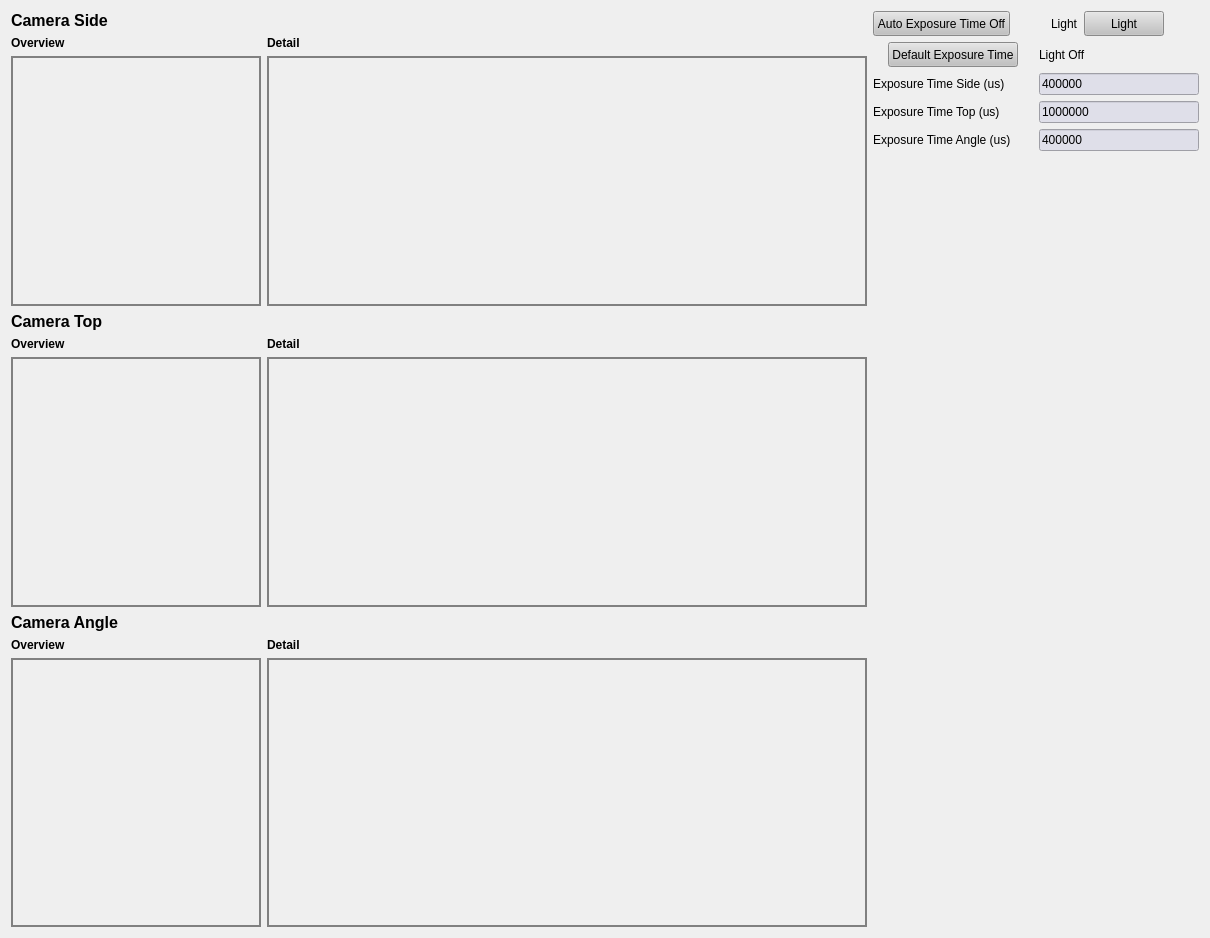
<?xml version="1.0" encoding="UTF-8"?>
<ui version="4.0">
    <class>Cameras_Alignment</class>
    <widget class="QWidget" name="Cameras_Alignment">
        <property name="geometry">
            <rect>
                <x>0</x>
                <y>0</y>
                <width>1210</width>
                <height>938</height>
            </rect>
        </property>
        <property name="windowTitle">
            <string>Form</string>
        </property>
        <layout class="QGridLayout" name="gridLayout_5">
            <item row="0" column="0">
                <layout class="QGridLayout" name="gridLayout_4">
                    <item row="0" column="0">
                        <layout class="QVBoxLayout" name="verticalLayout">
                            <item>
                                <layout class="QGridLayout" name="gridLayout">
                                    <item row="5" column="0">
                                        <widget class="QLabel" name="label_208">
                                            <property name="font">
                                                <font>
                                                    <bold>true</bold>
                                                </font>
                                            </property>
                                            <property name="text">
                                                <string>Overview</string>
                                            </property>
                                        </widget>
                                    </item>
                                    <item row="3" column="4">
                                        <widget class="QLabel" name="cam_s_d">
                                            <property name="sizePolicy">
                                                <sizepolicy hsizetype="Expanding" vsizetype="Expanding">
                                                    <horstretch>2</horstretch>
                                                    <verstretch>1</verstretch>
                                                </sizepolicy>
                                            </property>
                                            <property name="minimumSize">
                                                <size>
                                                    <width>600</width>
                                                    <height>250</height>
                                                </size>
                                            </property>
                                            <property name="maximumSize">
                                                <size>
                                                    <width>16777215</width>
                                                    <height>16777215</height>
                                                </size>
                                            </property>
                                            <property name="styleSheet">
                                                <string notr="true">QWidget{
                                                    border: 2px solid gray;
                                                    }
                                                </string>
                                            </property>
                                            <property name="text">
                                                <string/>
                                            </property>
                                        </widget>
                                    </item>
                                    <item row="5" column="4">
                                        <widget class="QLabel" name="label_209">
                                            <property name="font">
                                                <font>
                                                    <bold>true</bold>
                                                </font>
                                            </property>
                                            <property name="text">
                                                <string>Detail</string>
                                            </property>
                                        </widget>
                                    </item>
                                    <item row="6" column="4">
                                        <widget class="QLabel" name="cam_b_d">
                                            <property name="sizePolicy">
                                                <sizepolicy hsizetype="Expanding" vsizetype="Expanding">
                                                    <horstretch>2</horstretch>
                                                    <verstretch>1</verstretch>
                                                </sizepolicy>
                                            </property>
                                            <property name="minimumSize">
                                                <size>
                                                    <width>600</width>
                                                    <height>250</height>
                                                </size>
                                            </property>
                                            <property name="maximumSize">
                                                <size>
                                                    <width>16777215</width>
                                                    <height>16777215</height>
                                                </size>
                                            </property>
                                            <property name="styleSheet">
                                                <string notr="true">QWidget{
                                                    border: 2px solid gray;
                                                    }
                                                </string>
                                            </property>
                                            <property name="text">
                                                <string/>
                                            </property>
                                        </widget>
                                    </item>
                                    <item row="2" column="4">
                                        <widget class="QLabel" name="label_204">
                                            <property name="font">
                                                <font>
                                                    <bold>true</bold>
                                                </font>
                                            </property>
                                            <property name="text">
                                                <string>Detail</string>
                                            </property>
                                        </widget>
                                    </item>
                                    <item row="3" column="0" colspan="4">
                                        <widget class="QLabel" name="cam_s_o">
                                            <property name="sizePolicy">
                                                <sizepolicy hsizetype="Expanding" vsizetype="Expanding">
                                                    <horstretch>1</horstretch>
                                                    <verstretch>1</verstretch>
                                                </sizepolicy>
                                            </property>
                                            <property name="minimumSize">
                                                <size>
                                                    <width>250</width>
                                                    <height>250</height>
                                                </size>
                                            </property>
                                            <property name="styleSheet">
                                                <string notr="true">QWidget{
                                            border: 2px solid gray;
                                            }
                                        </string>
                                            </property>
                                            <property name="text">
                                                <string/>
                                            </property>
                                        </widget>
                                    </item>
                                    <item row="2" column="0">
                                        <widget class="QLabel" name="label_203">
                                            <property name="font">
                                                <font>
                                                    <bold>true</bold>
                                                </font>
                                            </property>
                                            <property name="text">
                                                <string>Overview</string>
                                            </property>
                                        </widget>
                                    </item>
                                    <item row="6" column="0" colspan="4">
                                        <widget class="QLabel" name="cam_b_o">
                                            <property name="sizePolicy">
                                                <sizepolicy hsizetype="Expanding" vsizetype="Expanding">
                                                    <horstretch>1</horstretch>
                                                    <verstretch>1</verstretch>
                                                </sizepolicy>
                                            </property>
                                            <property name="minimumSize">
                                                <size>
                                                    <width>250</width>
                                                    <height>250</height>
                                                </size>
                                            </property>
                                            <property name="maximumSize">
                                                <size>
                                                    <width>16777215</width>
                                                    <height>16777215</height>
                                                </size>
                                            </property>
                                            <property name="styleSheet">
                                                <string notr="true">QWidget{
                                            border: 2px solid gray;
                                            }
                                        </string>
                                            </property>
                                            <property name="text">
                                                <string/>
                                            </property>
                                        </widget>
                                    </item>
                                    <item row="4" column="0">
                                        <widget class="QLabel" name="label_205">
                                            <property name="font">
                                                <font>
                                                    <pointsize>12</pointsize>
                                                    <bold>true</bold>
                                                </font>
                                            </property>
                                            <property name="text">
                                                <string>Camera Top</string>
                                            </property>
                                        </widget>
                                    </item>
                                    <item row="1" column="0">
                                        <widget class="QLabel" name="label_202">
                                            <property name="font">
                                                <font>
                                                    <pointsize>12</pointsize>
                                                    <bold>true</bold>
                                                </font>
                                            </property>
                                            <property name="text">
                                                <string>Camera Side</string>
                                            </property>
                                        </widget>
                                    </item>
                                </layout>
                            </item>
                            <item>
                                <layout class="QGridLayout" name="gridLayout_3">
                                    <item row="2" column="0">
                                        <widget class="QLabel" name="label_211">
                                            <property name="font">
                                                <font>
                                                    <bold>true</bold>
                                                </font>
                                            </property>
                                            <property name="text">
                                                <string>Overview</string>
                                            </property>
                                        </widget>
                                    </item>
                                    <item row="3" column="0">
                                        <widget class="QLabel" name="cam_angle_o">
                                            <property name="sizePolicy">
                                                <sizepolicy hsizetype="Expanding" vsizetype="Expanding">
                                                    <horstretch>1</horstretch>
                                                    <verstretch>1</verstretch>
                                                </sizepolicy>
                                            </property>
                                            <property name="minimumSize">
                                                <size>
                                                    <width>250</width>
                                                    <height>250</height>
                                                </size>
                                            </property>
                                            <property name="maximumSize">
                                                <size>
                                                    <width>16777215</width>
                                                    <height>16777215</height>
                                                </size>
                                            </property>
                                            <property name="styleSheet">
                                                <string notr="true">QWidget{
                                            border: 2px solid gray;
                                            }
                                        </string>
                                            </property>
                                            <property name="text">
                                                <string/>
                                            </property>
                                        </widget>
                                    </item>
                                    <item row="3" column="1">
                                        <widget class="QLabel" name="cam_angle_d">
                                            <property name="sizePolicy">
                                                <sizepolicy hsizetype="Expanding" vsizetype="Expanding">
                                                    <horstretch>2</horstretch>
                                                    <verstretch>1</verstretch>
                                                </sizepolicy>
                                            </property>
                                            <property name="minimumSize">
                                                <size>
                                                    <width>600</width>
                                                    <height>250</height>
                                                </size>
                                            </property>
                                            <property name="maximumSize">
                                                <size>
                                                    <width>16777215</width>
                                                    <height>16777215</height>
                                                </size>
                                            </property>
                                            <property name="styleSheet">
                                                <string notr="true">QWidget{
                                            border: 2px solid gray;
                                            }
                                        </string>
                                            </property>
                                            <property name="text">
                                                <string/>
                                            </property>
                                        </widget>
                                    </item>
                                    <item row="2" column="1">
                                        <widget class="QLabel" name="label_210">
                                            <property name="font">
                                                <font>
                                                    <bold>true</bold>
                                                </font>
                                            </property>
                                            <property name="text">
                                                <string>Detail</string>
                                            </property>
                                        </widget>
                                    </item>
                                    <item row="1" column="0">
                                        <widget class="QLabel" name="label_206">
                                            <property name="font">
                                                <font>
                                                    <pointsize>12</pointsize>
                                                    <bold>true</bold>
                                                </font>
                                            </property>
                                            <property name="text">
                                                <string>Camera Angle</string>
                                            </property>
                                        </widget>
                                    </item>
                                </layout>
                            </item>
                        </layout>
                    </item>
                    <item row="0" column="1">
                        <layout class="QVBoxLayout" name="verticalLayout_2">
                            <item>
                                <layout class="QHBoxLayout" name="horizontalLayout">
                                    <item>
                                        <widget class="QPushButton" name="auto_exposure_time">
                                            <property name="sizePolicy">
                                                <sizepolicy hsizetype="Fixed" vsizetype="Fixed">
                                                    <horstretch>0</horstretch>
                                                    <verstretch>0</verstretch>
                                                </sizepolicy>
                                            </property>
                                            <property name="minimumSize">
                                                <size>
                                                    <width>0</width>
                                                    <height>25</height>
                                                </size>
                                            </property>
                                            <property name="styleSheet">
                                                <string notr="true">QPushButton{
                                                    background: rgb(193, 193, 193)
                                                    }
                                                </string>
                                            </property>
                                            <property name="text">
                                                <string>Auto Exposure Time Off</string>
                                            </property>
                                        </widget>
                                    </item>
                                    <item>
                                        <spacer name="horizontalSpacer">
                                            <property name="orientation">
                                                <enum>Qt::Horizontal</enum>
                                            </property>
                                            <property name="sizeHint" stdset="0">
                                                <size>
                                                    <width>40</width>
                                                    <height>20</height>
                                                </size>
                                            </property>
                                        </spacer>
                                    </item>
                                    <item>
                                        <widget class="QLabel" name="led_light">
                                            <property name="maximumSize">
                                                <size>
                                                    <width>50</width>
                                                    <height>50</height>
                                                </size>
                                            </property>
                                            <property name="text">
                                                <string>Light</string>
                                            </property>
                                        </widget>
                                    </item>
                                    <item>
                                        <widget class="QPushButton" name="light">
                                            <property name="sizePolicy">
                                                <sizepolicy hsizetype="Fixed" vsizetype="Fixed">
                                                    <horstretch>0</horstretch>
                                                    <verstretch>0</verstretch>
                                                </sizepolicy>
                                            </property>
                                            <property name="minimumSize">
                                                <size>
                                                    <width>0</width>
                                                    <height>25</height>
                                                </size>
                                            </property>
                                            <property name="styleSheet">
                                                <string notr="true">QPushButton{
                                                    background: rgb(193, 193, 193)
                                                    }
                                                </string>
                                            </property>
                                            <property name="text">
                                                <string>Light</string>
                                            </property>
                                        </widget>
                                    </item>
                                    <item>
                                        <spacer name="horizontalSpacer_2">
                                            <property name="orientation">
                                                <enum>Qt::Horizontal</enum>
                                            </property>
                                            <property name="sizeHint" stdset="0">
                                                <size>
                                                    <width>40</width>
                                                    <height>20</height>
                                                </size>
                                            </property>
                                        </spacer>
                                    </item>
                                </layout>
                            </item>
                            <item>
                                <layout class="QGridLayout" name="gridLayout_2">
                                    <item row="1" column="0">
                                        <widget class="QLabel" name="led_light_2">
                                            <property name="minimumSize">
                                                <size>
                                                    <width>130</width>
                                                    <height>0</height>
                                                </size>
                                            </property>
                                            <property name="maximumSize">
                                                <size>
                                                    <width>500</width>
                                                    <height>50</height>
                                                </size>
                                            </property>
                                            <property name="text">
                                                <string>Exposure Time Side (us)</string>
                                            </property>
                                        </widget>
                                    </item>
                                    <item row="1" column="1">
                                        <widget class="QLineEdit" name="exposure_time_cam_1">
                                            <property name="sizePolicy">
                                                <sizepolicy hsizetype="Minimum" vsizetype="Minimum">
                                                    <horstretch>0</horstretch>
                                                    <verstretch>0</verstretch>
                                                </sizepolicy>
                                            </property>
                                            <property name="minimumSize">
                                                <size>
                                                    <width>0</width>
                                                    <height>20</height>
                                                </size>
                                            </property>
                                            <property name="styleSheet">
                                                <string notr="true">QLineEdit{
                                                    background: rgb(223,223,233)
                                                    }
                                                </string>
                                            </property>
                                            <property name="text">
                                                <string>400000</string>
                                            </property>
                                        </widget>
                                    </item>
                                    <item row="4" column="1">
                                        <spacer name="verticalSpacer">
                                            <property name="orientation">
                                                <enum>Qt::Vertical</enum>
                                            </property>
                                            <property name="sizeHint" stdset="0">
                                                <size>
                                                    <width>20</width>
                                                    <height>40</height>
                                                </size>
                                            </property>
                                        </spacer>
                                    </item>
                                    <item row="2" column="1">
                                        <widget class="QLineEdit" name="exposure_time_cam_2">
                                            <property name="sizePolicy">
                                                <sizepolicy hsizetype="Minimum" vsizetype="Minimum">
                                                    <horstretch>0</horstretch>
                                                    <verstretch>0</verstretch>
                                                </sizepolicy>
                                            </property>
                                            <property name="minimumSize">
                                                <size>
                                                    <width>0</width>
                                                    <height>20</height>
                                                </size>
                                            </property>
                                            <property name="styleSheet">
                                                <string notr="true">QLineEdit{
                                                    background: rgb(223,223,233)
                                                    }
                                                </string>
                                            </property>
                                            <property name="text">
                                                <string>1000000</string>
                                            </property>
                                        </widget>
                                    </item>
                                    <item row="3" column="1">
                                        <widget class="QLineEdit" name="exposure_time_cam_3">
                                            <property name="sizePolicy">
                                                <sizepolicy hsizetype="Minimum" vsizetype="Minimum">
                                                    <horstretch>0</horstretch>
                                                    <verstretch>0</verstretch>
                                                </sizepolicy>
                                            </property>
                                            <property name="minimumSize">
                                                <size>
                                                    <width>0</width>
                                                    <height>20</height>
                                                </size>
                                            </property>
                                            <property name="styleSheet">
                                                <string notr="true">QLineEdit{
                                                    background: rgb(223,223,233)
                                                    }
                                                </string>
                                            </property>
                                            <property name="text">
                                                <string>400000</string>
                                            </property>
                                        </widget>
                                    </item>
                                    <item row="2" column="0">
                                        <widget class="QLabel" name="led_light_3">
                                            <property name="minimumSize">
                                                <size>
                                                    <width>130</width>
                                                    <height>0</height>
                                                </size>
                                            </property>
                                            <property name="maximumSize">
                                                <size>
                                                    <width>500</width>
                                                    <height>50</height>
                                                </size>
                                            </property>
                                            <property name="text">
                                                <string>Exposure Time Top (us)</string>
                                            </property>
                                        </widget>
                                    </item>
                                    <item row="0" column="0" alignment="Qt::AlignHCenter">
                                        <widget class="QPushButton" name="default_exposure_time">
                                            <property name="sizePolicy">
                                                <sizepolicy hsizetype="Fixed" vsizetype="Fixed">
                                                    <horstretch>0</horstretch>
                                                    <verstretch>0</verstretch>
                                                </sizepolicy>
                                            </property>
                                            <property name="minimumSize">
                                                <size>
                                                    <width>0</width>
                                                    <height>25</height>
                                                </size>
                                            </property>
                                            <property name="styleSheet">
                                                <string notr="true">QPushButton{
                                            background: rgb(193, 193, 193)
                                            }
                                        </string>
                                            </property>
                                            <property name="text">
                                                <string>Default Exposure Time</string>
                                            </property>
                                        </widget>
                                    </item>
                                    <item row="3" column="0">
                                        <widget class="QLabel" name="led_light_4">
                                            <property name="minimumSize">
                                                <size>
                                                    <width>130</width>
                                                    <height>0</height>
                                                </size>
                                            </property>
                                            <property name="maximumSize">
                                                <size>
                                                    <width>500</width>
                                                    <height>50</height>
                                                </size>
                                            </property>
                                            <property name="text">
                                                <string>Exposure Time Angle (us)</string>
                                            </property>
                                        </widget>
                                    </item>
                                    <item row="0" column="1">
                                        <widget class="QLabel" name="led_light_5">
                                            <property name="maximumSize">
                                                <size>
                                                    <width>500</width>
                                                    <height>50</height>
                                                </size>
                                            </property>
                                            <property name="text">
                                                <string>Light Off</string>
                                            </property>
                                        </widget>
                                    </item>
                                </layout>
                            </item>
                        </layout>
                    </item>
                </layout>
            </item>
        </layout>
    </widget>
    <tabstops>
        <tabstop>auto_exposure_time</tabstop>
        <tabstop>light</tabstop>
        <tabstop>default_exposure_time</tabstop>
        <tabstop>exposure_time_cam_1</tabstop>
        <tabstop>exposure_time_cam_2</tabstop>
        <tabstop>exposure_time_cam_3</tabstop>
    </tabstops>
    <resources/>
    <connections/>
</ui>
